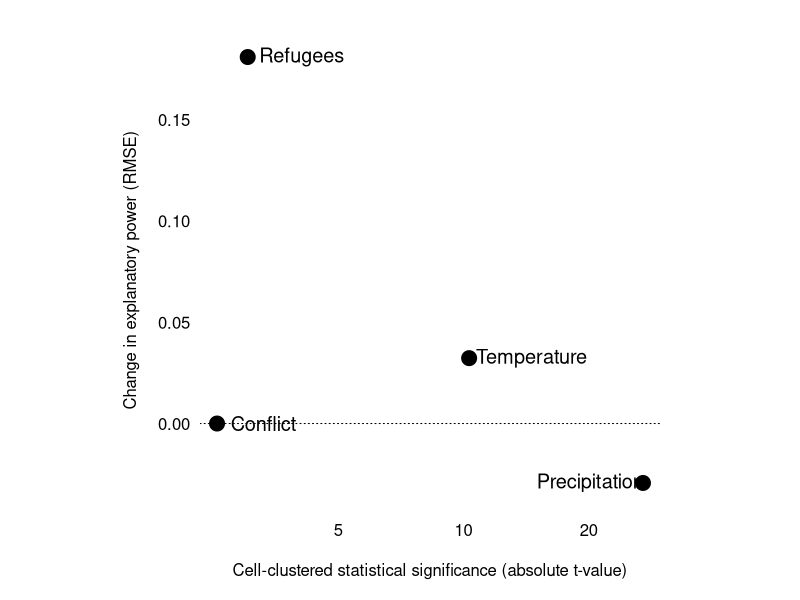

Recreate this plot in R.
# date created 2019.11.22
# last update  2019.12.12
par(mar=c(5,5,2,2), las = 1, bty ="n", pty="s")

# Parameters
rmse0<-0.00960
t.stat<-abs(c(-2.55501, -10.31078, 26.98257, 3.02787))
rmse<-c(0.00960,0.00930,0.00989,0.00813)
rmse.d<-(rmse0-rmse)/rmse

# Plot
plot(t.stat, rmse.d, log = "x", axes = FALSE, pch = 19, cex = 2,
     xlab = "Cell-clustered statistical significance (absolute t-value)",
     ylab = "Change in explanatory power (RMSE)")
axis(1, tick = F)
axis(2, tick =F, line=-.5)

text(t.stat+c(.2,.4,-12,.2), rmse.d, adj=0, cex=1.2,
     c("Conflict", "Temperature", "Precipitation", "Refugees"))
abline(h=0, lty=3)

## FIN